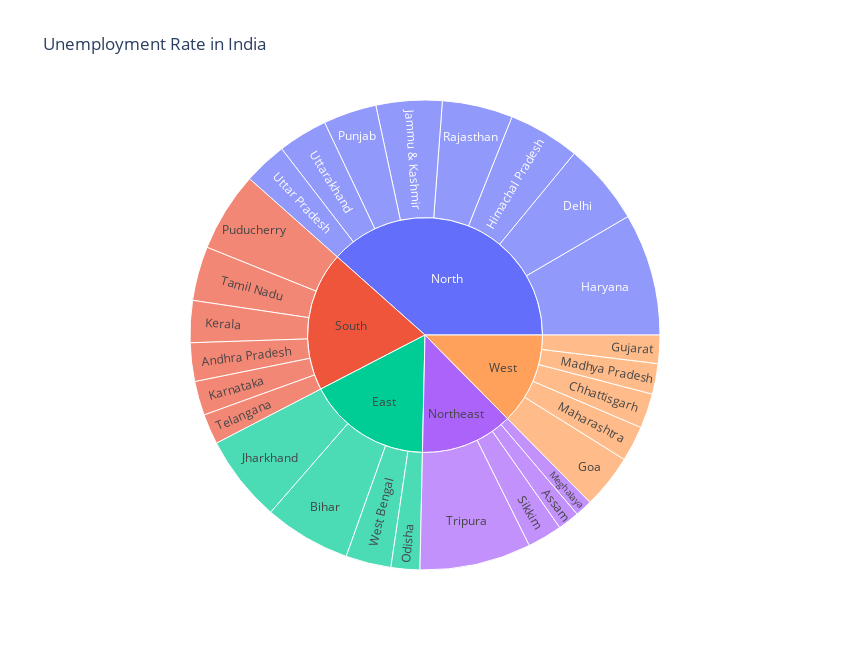

Write notebook code for a chart like this one.
### Markdown cell above
Ploty and matlot library is used to analyze the unemploymnet rate. (sunburst visualizaton)

### Code cell
unemployment = data[["States", "Region", "Estimated Unemployment Rate"]]
figure = px.sunburst(unemployment, path= ["Region", "States"],
                     values = "Estimated Unemployment Rate",
                     width = 850, height = 650, color_continuous_scale = "RdY1Gn",
                     title = "Unemployment Rate in India")

figure.show()

### Figure 1 — Plotly figure (JSON) as saved in the notebook; plotly's stock layout.template omitted (floating-point values rounded to 4 significant figures)
{"data": [{"branchvalues": "total", "domain": {"x": [0, 1], "y": [0, 1]}, "hovertemplate": "labels=%{label}<br>Estimated Unemployment Rate=%{value}<br>parent=%{parent}<br>id=%{id}<extra></extra>", "ids": ["South/Andhra Pradesh", "Northeast/Assam", "East/Bihar", "West/Chhattisgarh", "North/Delhi", "West/Goa", "West/Gujarat", "North/Haryana", "North/Himachal Pradesh", "North/Jammu & Kashmir", "East/Jharkhand", "South/Karnataka", "South/Kerala", "West/Madhya Pradesh", "West/Maharashtra", "Northeast/Meghalaya", "East/Odisha", "South/Puducherry", "North/Punjab", "North/Rajasthan", "Northeast/Sikkim", "South/Tamil Nadu", "South/Telangana", "Northeast/Tripura", "North/Uttar Pradesh", "North/Uttarakhand", "East/West Bengal", "East", "North", "Northeast", "South", "West"], "labels": ["Andhra Pradesh", "Assam", "Bihar", "Chhattisgarh", "Delhi", "Goa", "Gujarat", "Haryana", "Himachal Pradesh", "Jammu & Kashmir", "Jharkhand", "Karnataka", "Kerala", "Madhya Pradesh", "Maharashtra", "Meghalaya", "Odisha", "Puducherry", "Punjab", "Rajasthan", "Sikkim", "Tamil Nadu", "Telangana", "Tripura", "Uttar Pradesh", "Uttarakhand", "West Bengal", "East", "North", "Northeast", "South", "West"], "name": "", "parents": ["South", "Northeast", "East", "West", "North", "West", "West", "North", "North", "North", "East", "South", "South", "West", "West", "Northeast", "East", "South", "North", "North", "Northeast", "South", "South", "Northeast", "North", "North", "East", "", "", "", "", ""], "type": "sunburst", "values": [86.64, 48.56, 194.7, 78.19, 184.1, 121.7, 63.76, 274.8, 160.7, 148.3, 195.4, 76.68, 94.34, 68.54, 79.79, 38.66, 64.62, 179.4, 119.8, 158.7, 78.34, 121.9, 68.33, 250.6, 97.37, 111.6, 101.9, 556.6, 1255.0, 416.1, 627.3, 411.9]}], "layout": {"height": 650, "legend": {"tracegroupgap": 0}, "title": {"text": "Unemployment Rate in India"}, "width": 850}}
